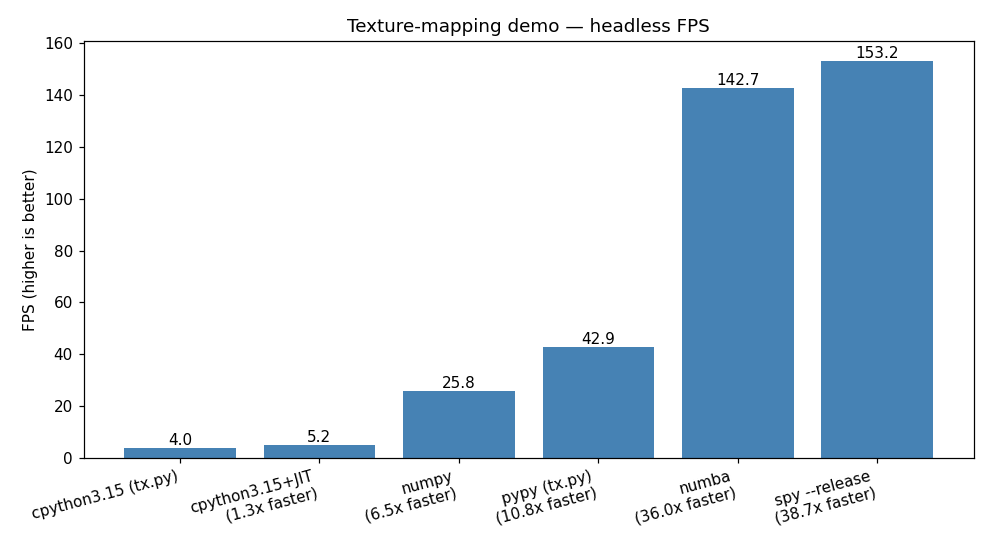

Source code (Python):
"""
Benchmark all texture-mapping variants headlessly.

Runs each variant with `-n N` frames, redirects stdout to /dev/null, and
measures wall-clock end-to-end FPS. Prints a table and writes a bar chart
to benchmark_all.png.
"""

import argparse
import subprocess
import time
import sys
import os

import matplotlib
matplotlib.use("Agg")
import matplotlib.pyplot as plt

# Pure-Python variants run under 3.15 to showcase interpreter progress; the
# numpy/numba variants need C-extension wheels, so they pin to a stable Python
# (3.13) that has prebuilt wheels on PyPI. Python variants use PEP 723 inline
# script metadata to pull in dependencies through `uv run`.
UV315 = ["uv", "run", "--python", "3.15"]
UV313 = ["uv", "run", "--python", "3.13"]

# Each entry is (label, cmd, n_frames, extra_env).
VARIANTS = [
    ("cpython3.15 (tx.py)",   UV315 + ["tx.py"],                                     10, {}),
    ("cpython3.15+JIT",       UV315 + ["tx.py"],                                     10, {"PYTHON_JIT": "1"}),
    ("numpy",                 UV313 + ["tx_numpy.py"],                              100, {}),
    ("pypy (tx.py)",          ["pypy", "tx.py"],                                    300, {}),
    ("numba",                 UV313 + ["tx_numba.py"],                              300, {}),
    ("spy --release",         ["spy", "build", "--release", "-x", "txspy.spy"],     300, {}),
]


def run(cmd, extra_env=None):
    devnull = open(os.devnull, "wb")
    env = None
    if extra_env:
        env = dict(os.environ)
        env.update(extra_env)
    proc = subprocess.run(cmd, stdout=devnull, stderr=subprocess.PIPE, env=env)
    devnull.close()
    if proc.returncode != 0:
        sys.stderr.write("FAILED: " + " ".join(cmd) + "\n")
        sys.stderr.write(proc.stderr.decode(errors="replace") + "\n")
        return None
    fps = None
    for line in proc.stderr.decode(errors="replace").splitlines():
        if line.startswith("FPS:"):
            fps = float(line.split(":", 1)[1].strip())
    if fps is None:
        sys.stderr.write("no FPS line from: " + " ".join(cmd) + "\n")
        sys.stderr.write(proc.stderr.decode(errors="replace") + "\n")
    return fps


def main():
    ap = argparse.ArgumentParser()
    ap.add_argument("--cooldown", type=float, default=0.0,
                    help="Seconds to sleep between variants (default: 0). "
                         "Use to let the CPU cool down between runs.")
    ap.add_argument("--scale", type=float, default=1.0,
                    help="Multiply each variant's frame count by this factor "
                         "(default: 1.0). Use e.g. 0.5 to run half as many frames.")
    args = ap.parse_args()

    results = []
    for i, (name, cmd, n, extra_env) in enumerate(VARIANTS):
        if i > 0 and args.cooldown > 0:
            print("Cooling down for %.0fs ..." % args.cooldown, flush=True)
            time.sleep(args.cooldown)
        n = max(1, int(round(n * args.scale)))
        print("Running %s (n=%d) ..." % (name, n), flush=True)
        fps = run(cmd + ["-n", str(n)], extra_env=extra_env)
        results.append((name, fps))
        if fps is not None:
            print("  %.2f FPS" % fps)

    print()
    print("%-20s %10s" % ("variant", "FPS"))
    print("-" * 32)
    for name, fps in results:
        if fps is None:
            print("%-20s %10s" % (name, "FAILED"))
        else:
            print("%-20s %10.2f" % (name, fps))

    names = [n for n, f in results if f is not None]
    fps = [f for _, f in results if f is not None]

    baseline = fps[0]
    labels = [names[0]] + [
        "%s\n(%.1fx faster)" % (n, f / baseline) for n, f in zip(names[1:], fps[1:])
    ]

    fig, ax = plt.subplots(figsize=(9, 5))
    bars = ax.bar(labels, fps, color="steelblue")
    ax.set_ylabel("FPS (higher is better)")
    ax.set_title("Texture-mapping demo — headless FPS")
    for bar, v in zip(bars, fps):
        ax.text(bar.get_x() + bar.get_width() / 2, v, "%.1f" % v,
                ha="center", va="bottom")
    plt.xticks(rotation=15, ha="right")
    plt.tight_layout()
    out = "benchmark_all.png"
    plt.savefig(out, dpi=110)
    print("\nChart written to %s" % out)


main()
